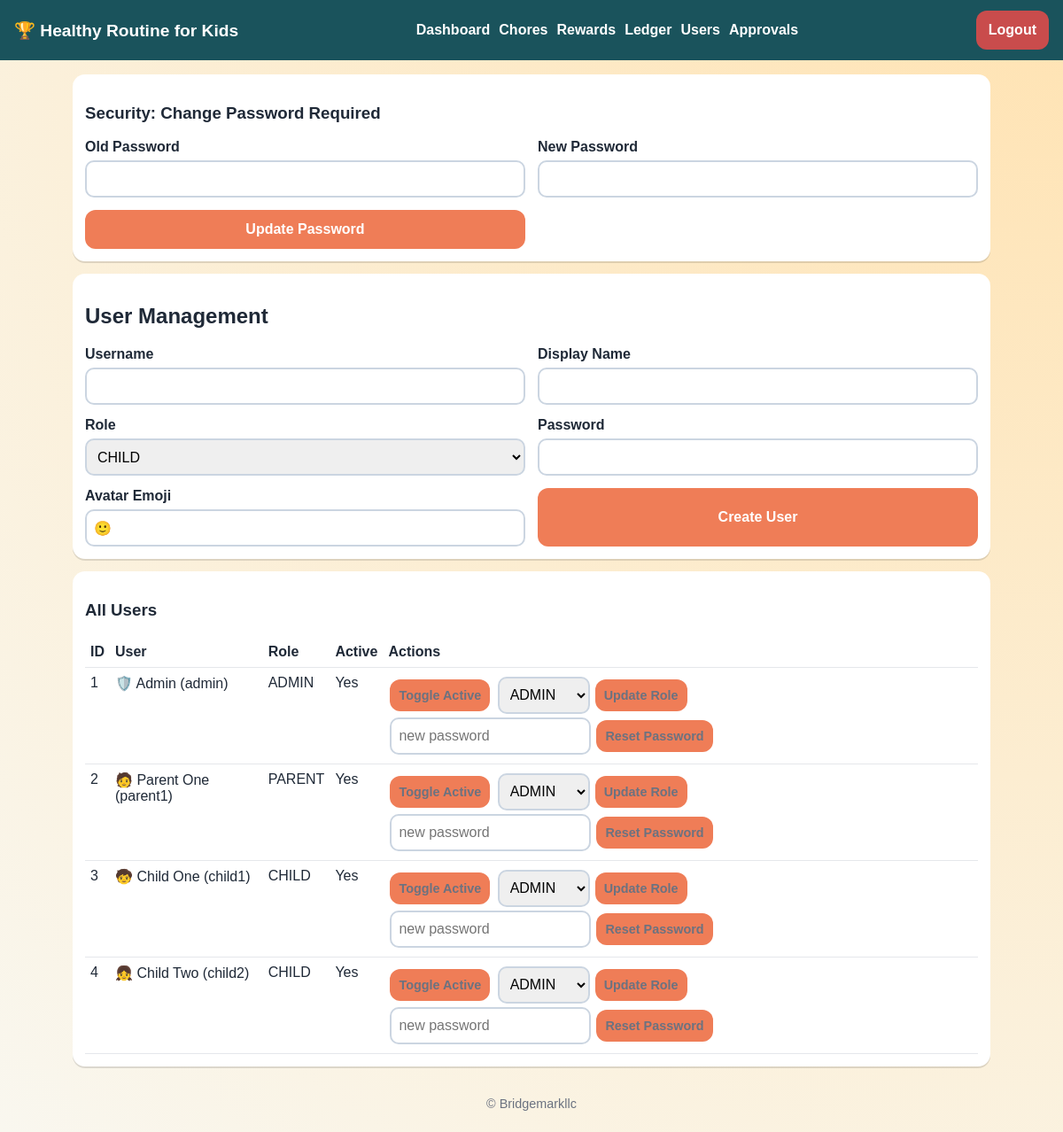
The app's page /users (signed in) with its own data.
### tables this page shows
CREATE TABLE users (
            id INTEGER PRIMARY KEY AUTOINCREMENT,
            username TEXT NOT NULL UNIQUE,
            display_name TEXT NOT NULL,
            role TEXT NOT NULL CHECK(role IN ('ADMIN','PARENT','CHILD')),
            password_hash TEXT NOT NULL,
            avatar TEXT NOT NULL DEFAULT '🙂',
            is_active INTEGER NOT NULL DEFAULT 1,
            must_change_password INTEGER NOT NULL DEFAULT 0,
            created_at TEXT NOT NULL
        );

### app/main.py (the view)
@app.get("/users")
def users_page(request: Request):
    _require_roles(request, {ROLE_ADMIN})
    conn = request.state.conn
    return templates.TemplateResponse("users.html", _ctx(request, users=list_users(conn)))

### app/db.py (called while the page is built)
def get_db_path() -> str:
    return os.getenv("APP_DB_PATH", "/data/app.db")

def connect(db_path: str | None = None) -> sqlite3.Connection:
    path = db_path or get_db_path()
    conn = sqlite3.connect(path, check_same_thread=False)
    conn.row_factory = sqlite3.Row
    conn.execute("PRAGMA foreign_keys = ON")
    return conn

### app/main.py (called while the page is built)
@app.middleware("http")
async def attach_user(request: Request, call_next):
    conn = connect()
    request.state.conn = conn
    request.state.user = None
    try:
        response = await call_next(request)
    finally:
        conn.close()
    return response

def _current_user(request: Request):
    if getattr(request.state, "user", None):
        return request.state.user
    if "session" not in request.scope:
        return None
    user_id = request.session.get("user_id")
    if not user_id:
        return None
    user = get_user(request.state.conn, int(user_id))
    if not user or not user["is_active"]:
        request.session.clear()
        return None
    request.state.user = user
    return user

def _require_login(request: Request):
    user = _current_user(request)
    if not user:
        raise HTTPException(status_code=401, detail="Authentication required")
    return user

def _ctx(request: Request, **kwargs: Any) -> dict[str, Any]:
    user = _current_user(request)
    return {
        "request": request,
        "user": user,
        "is_admin": bool(user and user["role"] == ROLE_ADMIN),
        "is_parent": bool(user and user["role"] == ROLE_PARENT),
        "is_child": bool(user and user["role"] == ROLE_CHILD),
        **kwargs,
    }

def _require_roles(request: Request, roles: set[str]):
    user = _require_login(request)
    if user["role"] not in roles:
        raise HTTPException(status_code=403, detail="Insufficient permissions")
    return user

### app/services/core.py (called while the page is built)
def row_to_dict(row: sqlite3.Row | None) -> dict[str, Any] | None:
    if row is None:
        return None
    return {k: row[k] for k in row.keys()}

def list_users(conn: sqlite3.Connection) -> list[dict[str, Any]]:
    rows = conn.execute(
        "SELECT id, username, display_name, role, avatar, is_active, must_change_password, created_at FROM users ORDER BY id"
    ).fetchall()
    return [row_to_dict(r) for r in rows]

def get_user(conn: sqlite3.Connection, user_id: int) -> dict[str, Any] | None:
    row = conn.execute("SELECT * FROM users WHERE id = ?", (user_id,)).fetchone()
    return row_to_dict(row)

### app/templates/users.html (shortened to what this page needs)
{% extends "base.html" %}
{% block content %}
<section class="card">
  <h2>User Management</h2>
  <form method="post" action="/users/create" class="grid two">
    <label>Username<input name="username" required /></label>
    <label>Display Name<input name="display_name" required /></label>
    <label>Role
      <select name="role">
        <option selected>CHILD</option>
      </select>
    </label>
    <label>Password<input name="password" required /></label>
    <label>Avatar Emoji<input name="avatar" value="🙂" /></label>
    <button class="btn" type="submit">Create User</button>
  </form>
</section>
<section class="card">
  <h3>All Users</h3>
  <table class="table">
    <tr><th>ID</th><th>User</th><th>Role</th><th>Active</th><th>Actions</th></tr>
    {% for u in users %}
    <tr>
      <td>{{ u.id }}</td>
      <td>{{ u.avatar }} {{ u.display_name }} ({{ u.username }})</td>
      <td>{{ u.role }}</td>
      <td>{{ "Yes" if u.is_active else "No" }}</td>
      <td>
        <form method="post" action="/users/{{ u.id }}/toggle" class="inline"><button class="btn small">Toggle Active</button></form>
        <form method="post" action="/users/{{ u.id }}/role" class="inline">
          <select name="role"><option>ADMIN</option><option>PARENT</option><option>CHILD</option></select>
          <button class="btn small">Update Role</button>
        </form>
        <form method="post" action="/users/{{ u.id }}/reset-password" class="inline">
          <input name="new_password" placeholder="new password" required />
          <button class="btn small">Reset Password</button>
        </form>
      </td>
    </tr>
    {% endfor %}
  </table>
</section>
{% endblock %}

### app/static/styles.css (style rules this page uses)
:root { --bg: #f9f7ef; --card: #ffffff; --ink: #1f2937; --accent: #ef7d57; --accent-2: #6ab187; --danger: #c94c4c; --muted: #6b7280; }
* { box-sizing: border-box; }
body { margin: 0; font-family: "Trebuchet MS", "Verdana", sans-serif; color: var(--ink); background: radial-gradient(circle at top right, #ffe3b3, var(--bg)); }
.card { background: var(--card); border-radius: 14px; padding: 14px; box-shadow: 0 2px 0 rgba(0,0,0,0.12); margin-bottom: 14px; }
.grid { display: grid; gap: 14px; }
.grid.two { grid-template-columns: 1fr; }
.btn { border: 0; border-radius: 12px; background: var(--accent); color: #fff; padding: 10px 14px; font-size: 1rem; font-weight: 700; cursor: pointer; min-height: 44px; text-decoration: none; display: inline-block; }
.btn.small { padding: 8px 10px; font-size: 0.9rem; min-height: 36px; }
label { display: grid; gap: 6px; font-weight: 700; }
input, select { min-height: 42px; border-radius: 10px; border: 2px solid #cbd5e1; padding: 8px; font-size: 1rem; }
.table { width: 100%; border-collapse: collapse; }
.table th, .table td { border-bottom: 1px solid #e5e7eb; text-align: left; padding: 8px 6px; vertical-align: top; }
.inline { display: inline-flex; gap: 6px; margin: 2px; align-items: center; }
.small { font-size: 0.9rem; color: var(--muted); }
@media (min-width: 800px) { .grid.two { grid-template-columns: 1fr 1fr; } }

### records on screen
users: id "1", avatar "🛡️", display_name "Admin", username "admin", role "ADMIN", is_active "Yes"
users: id "2", avatar "🧑", display_name "Parent One", username "parent1", role "PARENT", is_active "Yes"
users: id "3", avatar "🧒", display_name "Child One", username "child1", role "CHILD", is_active "Yes"
users: id "4", avatar "👧", display_name "Child Two", username "child2", role "CHILD", is_active "Yes"
